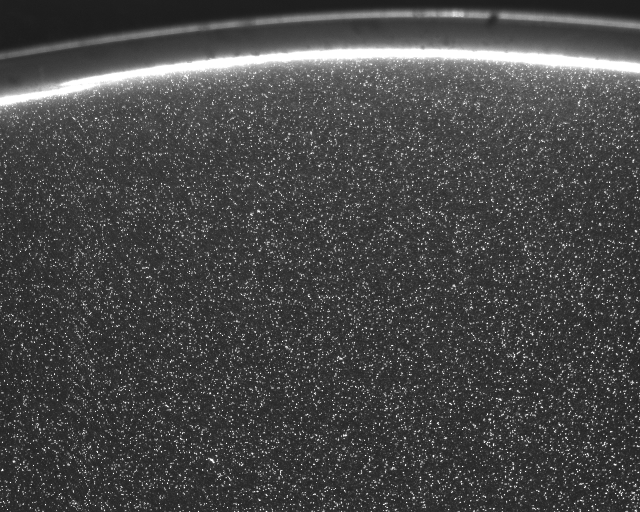
#> input picture mpim1b.bmp, 1280 x 1024 px (shown at 1/2 size)
$ jupyter execute --allow-errors oblig1_pythonPIV.ipynb   (shell and % lines are left out)   (Python 2 division)
#> lines starting #> are read from the running program, lines starting #| are printed output that depends on the picture
[cell 1]
import openpiv.tools
import openpiv.process
import openpiv.scaling
import openpiv.validation
import openpiv.filters
import openpiv.preprocess
import numpy
import cv2
#> (the rest of this cell did not finish here and is left out)

# First masking

#> (a cell that did not finish here is left out)

[cell 3]
import skimage
#skimage.measure.label
#skimage.filters.try_all_threshold(img_a.astype(numpy.int32),figsize=(16, 10),   verbose=True)
#> (the rest of this cell did not finish here and is left out)

#> (a cell that did not finish here is left out)

## Masking with thresholding

#> (a cell that did not finish here is left out)

## Masking with opencv (cv2) - image processing package:
### Segmentation by thresholding (region based segmentation) & filtering with Otsu's method (foreground from background)

#> (a cell that did not finish here is left out)

#> (a cell that did not finish here is left out)

#> (a cell that did not finish here is left out)

#> (a cell that did not finish here is left out)

[cell 10]
drawing = False # true if mouse is pressed
mode = True # if True, draw rectangle. Press 'm' to toggle to curve
ix,iy = -1,-1

# mouse callback function
# [21 lines left out: function draw_circle, not called in this run]

img1 = cv2.imread('mpim1b.bmp')
#> img1 is the input picture: shape (1024, 1280, 3); min 26, max 255, mean 71.4
img1 = cv2.imread('maskimg1.jpg')
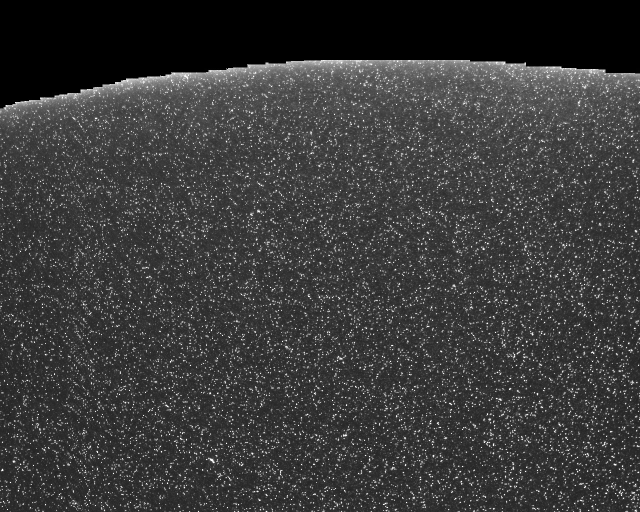
#> input picture maskimg1.jpg, 1280 x 1024 px (shown at 1/2 size)
#> img1 is the input picture: shape (1024, 1280, 3); min 0, max 255, mean 57.9
cv2.namedWindow('image',cv2.WINDOW_NORMAL)
cv2.setMouseCallback('image',draw_circle)

while(1):  #while True
    cv2.imshow('image',img1)
    k = cv2.waitKey(20) & 0xFF
#> (key Esc is pressed here)
    if k == 27: # ESC on keyboard closes the window
        cv2.destroyAllWindows()
        break
    elif k == ord('s'):  #if "s" is pressed on the keyboard,
        cv2.imwrite("maskimg1.jpg", img1)
        cv2.destroyAllWindows()                         #and the window is closed
        break

cv2.destroyAllWindows()

[cell 11]
drawing = False # true if mouse is pressed
mode = True # if True, draw rectangle. Press 'm' to toggle to curve
ix,iy = -1,-1

# mouse callback function
# [20 lines left out: function draw_circle, not called in this run]

img2 = cv2.imread('mpim1c.bmp')
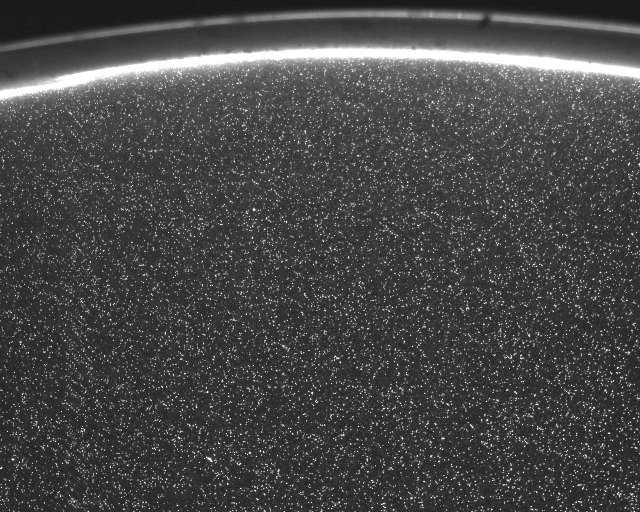
#> input picture mpim1c.bmp, 1280 x 1024 px (shown at 1/2 size)
#> img2 is the input picture: shape (1024, 1280, 3); min 21, max 255, mean 71.3
img2 = cv2.imread('maskimg2.jpg')
cv2.namedWindow('image',cv2.WINDOW_NORMAL)
cv2.setMouseCallback('image',draw_circle)

while(1):  #while True
    cv2.imshow('image',img2)
    k = cv2.waitKey(20) & 0xFF
#> (key Esc is pressed here)
    if k == 27: # ESC on keyboard closes the window
        cv2.destroyAllWindows()
        break
    elif k == ord('s'):  #if "s" is pressed on the keyboard,
        cv2.imwrite("maskimg2.jpg", img2)   #the resulting drawing is saved
        cv2.destroyAllWindows()                         #and the window is closed
        break
cv2.destroyAllWindows()
